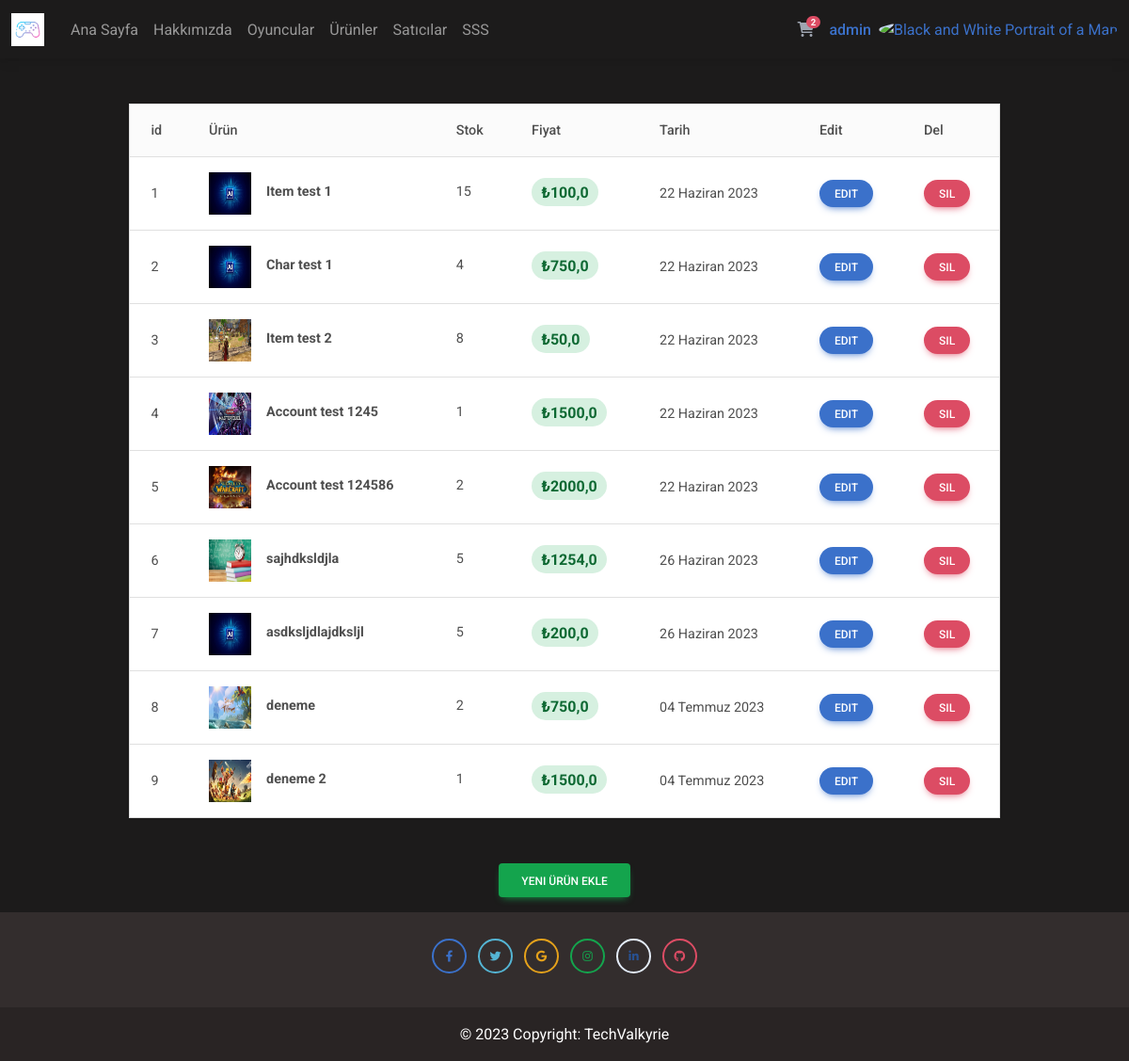
/myproduct/ (signed in), run on an earlier commit of the app's database.
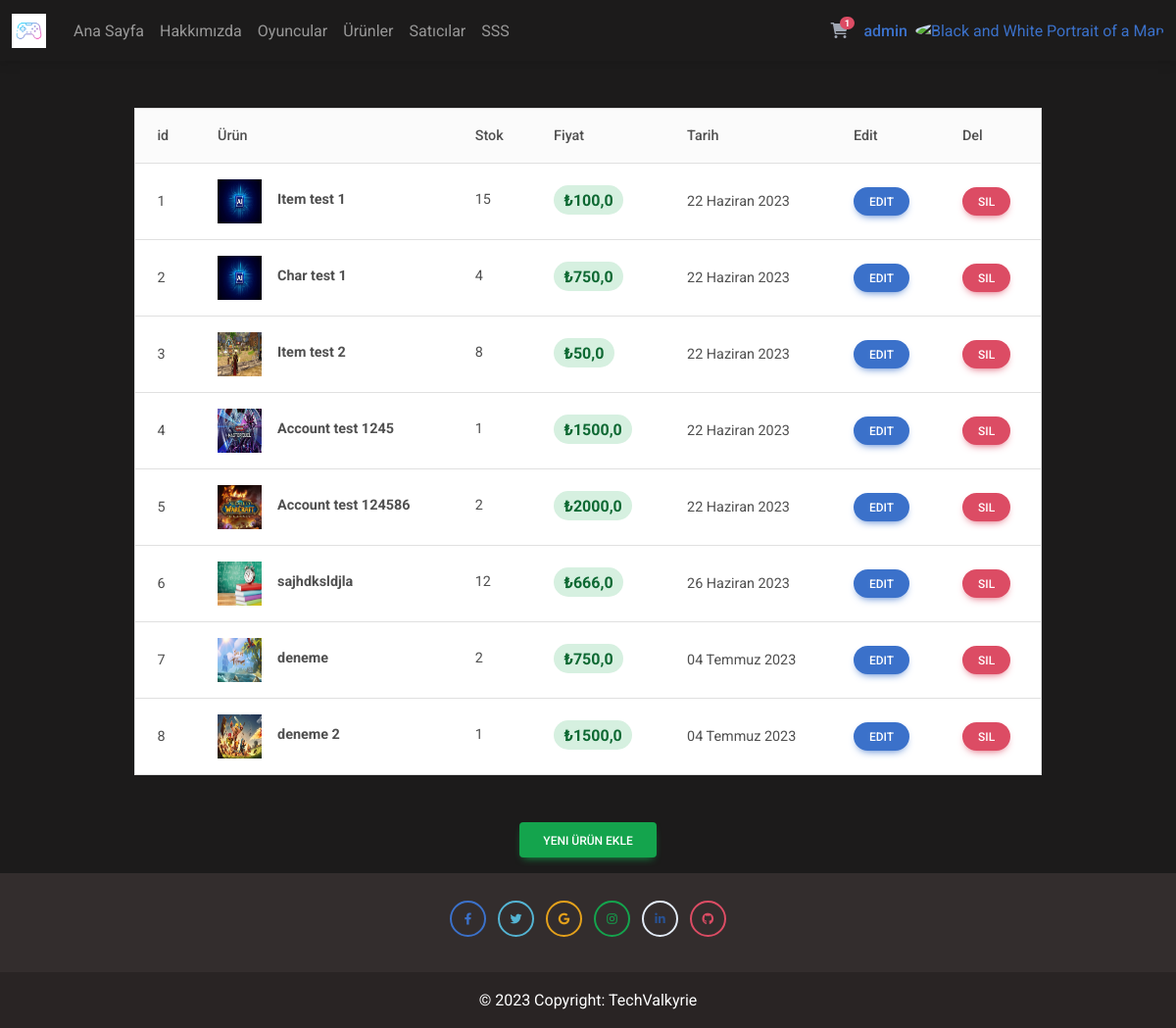
And on a later commit of the database.
### market/models.py (models this page shows, shortened)
class Product(models.Model):
    user = models.ForeignKey(User, verbose_name=(
        "Kullanıcı - Satıcı"), on_delete=models.CASCADE)
    category = models.ForeignKey(Category, verbose_name=(
        "Kategori"), on_delete=models.CASCADE,null=True)
    type = models.ForeignKey(Type, verbose_name=(
        "Tür"), on_delete=models.CASCADE,null=True)
    title = models.CharField(("Ürün adı"), max_length=50)
    text = models.TextField(("İçerik"))
    image = models.FileField(
        ("Ürün Resmi"), upload_to='product', max_length=100)
    date_now = models.DateField(("Tarih"), auto_now_add=True)
    stok = models.IntegerField(("Stok"))
    price = models.FloatField(("Fiyat"), blank=True, null=True)
    class Meta:
        verbose_name_plural = 'Ürünler'
        verbose_name = 'Ürün'

### market/views.py (the view, shortened to what this page needs)
# urls.py: path('myproduct/',myProductPage, name='myproducts'), # ürünlerim sayfası
def myProductPage(request):
    products=Product.objects.filter(user=request.user)
    context = {
        "products": products,
    }
    return render(request,"myproduct.html",context)

### playforpay/context_processors.py (called while the page is built)
def cart_counter(request):
    if request.user.is_authenticated:
        cart_count = Shoping.objects.filter(user=request.user).count()
    else:
        cart_count = 0
    return {'cart_count': cart_count}

### market/templates/myproduct.html (shortened to what this page needs)
{% extends 'base.html' %}
{% block main %}
<div class="container">
   <div class="row justify-content-center my-5">
      <div class="col-10">
         <table class="table align-middle mb-0 bg-white border">
            <thead class="bg-light">
               <tr>
                  <th>id</th>
                  <th>Ürün</th>
                  <th>Stok</th>
                  <th>Fiyat</th>
                  <th>Tarih</th>
                  <th>Edit</th>
                  <th>Del</th>
               </tr>
            </thead>
            <tbody>
               {% for i in products %}
               <tr>
                  <td>{{ forloop.counter }}</td>
                  <td>
                     <div class="d-flex align-items-center">
                        <img src="{{ i.image.url }}" alt="" style="width: 45px; height: 45px" class="" />
                        <div class="ms-3">
                           <p class="fw-bold mb-1">{{ i.title }}</p>
                        </div>
                     </div>
                  </td>
                  <td>
                     <p class="fw-normal mb-1">{{ i.stok }}</p>
                  </td>
                  <td>
                     <span class="badge badge-success rounded-pill d-inline fs-6">₺{{ i.price }}</span>
                  </td>
                  <td>{{ i.date_now }}</td>
                  <td>
                     <button type="button" class="btn btn-primary btn-sm btn-rounded" data-mdb-toggle="modal"
                        data-mdb-target="#editmodal{{ i.id }}">
                        Edit
                     </button>
                  </td>
                  <td>
                     <a type="button" class="btn btn-danger btn-sm btn-rounded" data-mdb-toggle="modal"
                        data-mdb-target="#delmodal{{ i.id }}">
                        Sil
                     </a>
                  </td>
               </tr>
               {% endfor %}
            </tbody>
         </table>
      </div>
   </div>
   <div class="row d-flex justify-content-center">
      <div class="col-4 text-center pb-3">
         <a href="{% url 'addProduct' %}" class="btn btn-success">Yeni Ürün Ekle</a>
      </div>
   </div>
</div>
{% endblock main %}

### market/templates/includes/_navbar.html (shortened to what this page needs)
<nav class="navbar navbar-expand-lg navbar-dark">
  <div class="container-fluid">
    <div class="collapse navbar-collapse" id="navbarSupportedContent">
      <a class="navbar-brand mt-2 mt-lg-0" href="{% url 'index' %}">
        <img
          height="35" loading="lazy" />
      </a>
      <ul class="navbar-nav me-auto mb-2 mb-lg-0">
        <li class="nav-item">
          <a class="nav-link text-gradient" href="{% url 'index' %}">Ana Sayfa</a>
        </li>
        <li class="nav-item">
          <a class="nav-link" href="{% url 'about' %}">Hakkımızda</a>
        </li>
        <li class="nav-item">
          <a class="nav-link" href="{% url 'players' %}">Oyuncular</a>
        </li>
        <li class="nav-item">
          <a class="nav-link" href="{% url 'products' %}">Ürünler</a>
        </li>
        <li class="nav-item">
          <a class="nav-link" href="{% url 'sellers' %}">Satıcılar</a>
        </li>
        <li class="nav-item">
          <a class="nav-link" href="{% url 'sss' %}">SSS</a>
        </li>
      </ul>
    </div>
    {% if request.user.is_authenticated %}
    <div class="d-flex align-items-center">
      <a class="link-secondary me-3" href="{% url 'shoppage' %}">
        <i class="fas fa-shopping-cart"></i>
        <span class="badge rounded-pill badge-notification bg-danger">{{ cart_count }}</span>
      </a>
      <div class="dropdown">
        <a class="dropdown-toggle d-flex align-items-center hidden-arrow" href="#" id="navbarDropdownMenuAvatar"
          role="button" data-mdb-toggle="dropdown" aria-expanded="false">
          <h6 class="m-auto me-2" >{{ user.username }}</h6>
          <img src="https://static.vecteezy.com/system/resources/previews/015/820/758/original/gamer-line-icon-design-free-vector.jpg" class="rounded-circle" height="25"
            alt="Black and White Portrait of a Man" loading="lazy" />
        </a>
      </div>
      {% endif %}
    </div>
  </div>
</nav>

What changed in the data, as far as the page shows it:
removed Product: image (picture), title "asdksljdlajdksljl", stok "5", price "200,0", date_now "26 Haziran 2023"
changed Product "sajhdksldjla": stok "5" → "12"; price "1254,0" → "666,0"
Also different on the page:
{{ cart_count }}: "2" → "1"
